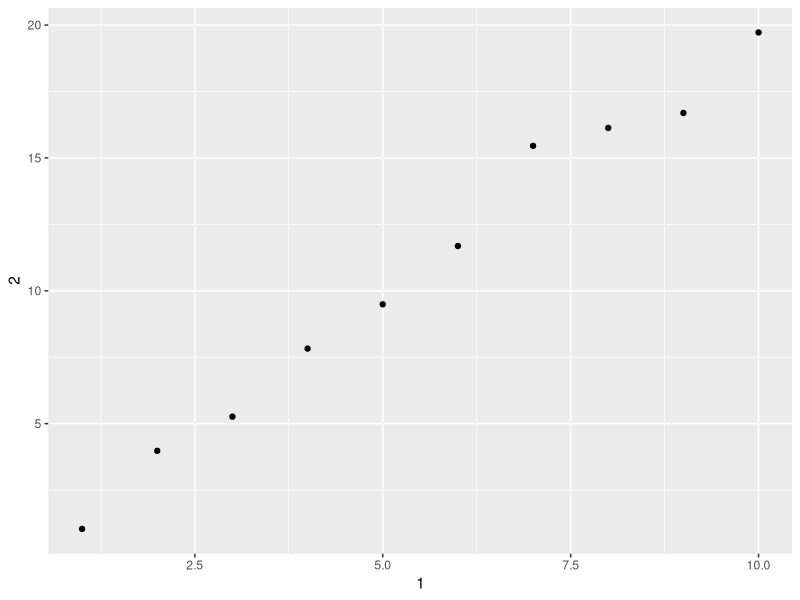

R code for this plot:
# R for Data Science
# Chapter 10 - Tibbles
# Date: 9/27/2019


# Load Packages ----------------------------------------------------------------

library(tidyverse)

# 10.5 Exercises ---------------------------------------------------------------

# Exercises

# How can you tell if an object is a tibble? (Hint: try printing mtcars, 
# which is a regular data frame).

tib_mtcars<-as_tibble(mtcars)

print(mtcars)
print(tib_mtcars)

# Answer:  When you print the object, the first line of a tibble will read:
#          A Tibble: nrows x ncols

 
# Compare and contrast the following operations on a data.frame and equivalent 
# tibble. What is different? Why might the default data frame behaviours cause 
# you frustration?

# Operation 1
# create data.frame                            
df <- data.frame(abc = 1, xyz = "a")

# create equivilant tibble
tib <- tibble(abc = 1, xyz = "a")

# Answer: 
#         data.frame() converted strings to factors, while tibble() did not
#         data.frame() can rename columns (for instance, if a column name 
#            starts is not a valid R column name) while tibble() accepts 
#            non-syntactic variable names
#         a tibble prints with more information than a data.frame (for 
#         instance, a tibble will print with the number of rows and columns
#         identified as well as the column classes)


# Operation 2
df$x
tib$x

# Answer: 
#        data.frames allows partial matching, so this code worked to pull 
#           the "xyz" column from the data.frame.  
#        tibbles do not allow partial matching, so this code did not work to 
#           pull out the "xyz" column.


# Operation 3
df[, "xyz"]
tib[, "xyz"]

# Answer: 
#          This code worked to pull the column "xyz" from both the data.frame
#          and the tibble. The tibble printed additional information: the 
#          number of rows and columns, and the variable class.  However, the
#          type of object differed: the operation pulled a vector from the 
#          data.frame, and pulled a tibble from the tibble


# Operation 4

df[, c("abc", "xyz")]
tib[, c("abc", "xyz")]

# Answer: 
#         This code worked to pull the columns "abc" and "xyz" from both the 
#         data.frame and the tibble. The tibble printed additional 
#         information: the number of rows and columns, and the variable 
#         classes.  The operation pulled a data.frame from the data.frame, and
#         a tibble from the tibble. 


# If you have the name of a variable stored in an object, e.g. var <- "mpg", 
# how can you extract the reference variable from a tibble?
# Answer: By name, using double brackets: tibble[[var]]


# Practice referring to non-syntactic names in the following data frame by:

annoying <- tibble(
  `1` = 1:10,
  `2` = `1` * 2 + rnorm(length(`1`))
)

# Extracting the variable called 1.
annoying$`1`
annoying[["1"]]
annoying[[1]]

# Plotting a scatterplot of 1 vs 2.
ggplot(annoying, aes(`1`, `2`)) +
       geom_point()
       
# Creating a new column called 3 which is 2 divided by 1.
annoying<-mutate(annoying, `3`=`2`/`1`)
 
# Renaming the columns to one, two and three.
annoying<-rename(annoying, one = `1`, two = `2`, three = `3`)


# What does tibble::enframe() do? When might you use it?
# Answer: tibble::enframe converts atomic vectors or lists to data frames

   
# What option controls how many additional column names are printed at 
# the footer of a tibble?
# Answer: You can specify the number of columns printed using the argument 
#         "n = x".  For instance, print(tib_mtcars, n = 13)
